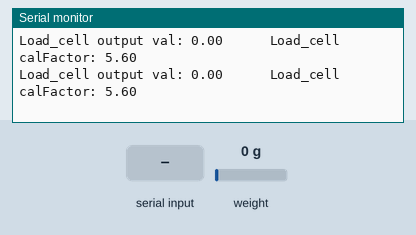
Simulated run of this sketch. Board: Arduino Uno, built with avr-gcc and run on an emulated ATmega328P. Shown: the last lines printed to the serial monitor. Inputs (shaded band) come from the test bench; at power-on: weight on the scale 0 g.

Above: at 3.6 s.
3.7 s: "t" received over Serial
At 3.89 s:
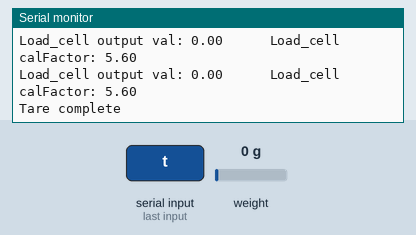
5.2 s: weight on the scale set to 100 g
At 5.63 s:
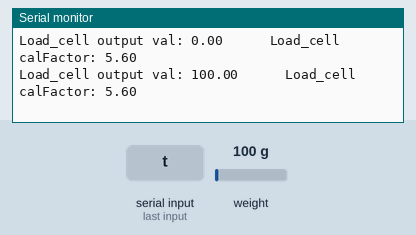
6.7 s: "l" received over Serial
At 6.89 s:
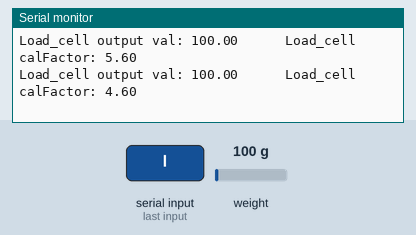
8.2 s: weight on the scale set to 1250 g
At 8.4 s:
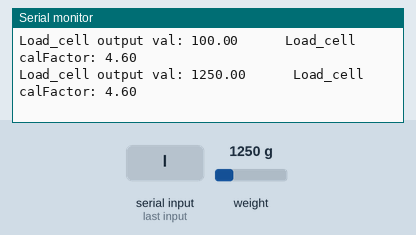
Timing chart, 0 to 10.7 s (numbered marks = the images above; inputs shaded):
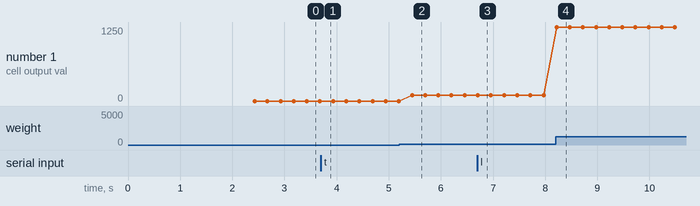

The sketch:

kalibrasi.ino
```cpp
#include <HX711_ADC.h>

//HX711 constructor (dout pin, sck pin)
HX711_ADC LoadCell(5, 4);

long t;

void setup() {
  Serial.begin(9600);
  Serial.println("Wait...");
  LoadCell.begin();
  long stabilisingtime = 2000; // tare preciscion can be improved by adding a few seconds of stabilising time
  LoadCell.start(stabilisingtime);
  LoadCell.setCalFactor(5.6); // user set calibration factor (float)
  Serial.println("Startup + tare is complete");
}

void loop() {
  //update() should be called at least as often as HX711 sample rate; >10Hz@10SPS, >80Hz@80SPS
  //longer delay in scetch will reduce effective sample rate (be carefull with delay() in loop)
  LoadCell.update();

  //get smoothed value from data set + current calibration factor
  if (millis() > t + 250) {
    float i = fabs(LoadCell.getData());
    float v = LoadCell.getCalFactor();
    Serial.print("Load_cell output val: ");
    Serial.print(i);
    Serial.print("      Load_cell calFactor: ");
    Serial.println(v);

    // Create a string which is the integer value of the weight times 10,
    //  to remove the decimal point.
    String weight = String(int(i*10));

    // Identify which decimal point to set, and set it.
    int shiftBy = 5-weight.length();
    int decimalPoint = 0x08>>(shiftBy);
    t = millis();
  }

  //receive from serial terminal
  if (Serial.available() > 0) {
    float i;
    char inByte = Serial.read();
    if (inByte == 'l') i = -1.0;
    else if (inByte == 'L') i = -10.0;
    else if (inByte == 'h') i = 1.0;
    else if (inByte == 'H') i = 10.0;
    else if (inByte == 't') LoadCell.tareNoDelay();
    if (i != 't') {
      float v = LoadCell.getCalFactor() + i;
      LoadCell.setCalFactor(v);
    }
  }

  //check if last tare operation is complete
  if (LoadCell.getTareStatus() == true) {
    Serial.println("Tare complete");
  }

}
```

Measured:
- after the input at 3.7 s, the serial monitor: prints a new line at once (image 1)
- after the input at 5.2 s, the serial monitor: prints a new line after 0.25 s (image 2)
- after the input at 6.7 s, the serial monitor: prints a new line at once (image 3)
- after the input at 8.2 s, the serial monitor: prints a new line at once (image 4)
- plotted number 1: 0 → 100 after the input at 5.2 s, 100 → 1250 after the input at 8.2 s
